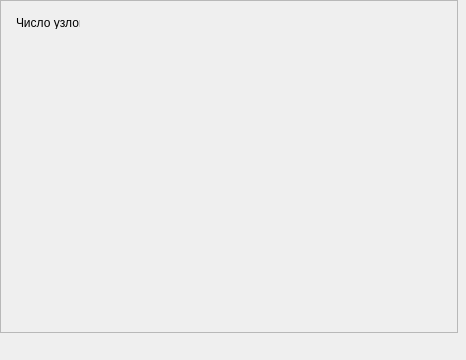
<?xml version="1.0" encoding="UTF-8"?>
<ui version="4.0">
  <class>MDI3DUser</class>
  <widget class="QWidget" name="MDI3DUser">
    <property name="geometry">
      <rect>
        <x>0</x>
        <y>0</y>
        <width>466</width>
        <height>360</height>
      </rect>
    </property>
    <property name="windowTitle">
      <string>MDI3DUser</string>
    </property>
    <!-- vcl-FormStyle: fsMDIChild → use QMdiSubWindow -->
    <widget class="QFrame" name="Panel1">
      <property name="geometry">
        <rect>
          <x>8</x>
          <y>8</y>
          <width>129</width>
          <height>33</height>
        </rect>
      </property>
      <property name="visible">
        <bool>false</bool>
      </property>
      <property name="frameShape">
        <enum>QFrame::NoFrame</enum>
      </property>
      <widget class="QLabel" name="Label1">
        <property name="geometry">
          <rect>
            <x>8</x>
            <y>8</y>
            <width>64</width>
            <height>13</height>
          </rect>
        </property>
        <property name="windowTitle">
          <string>Число узлов</string>
        </property>
        <property name="text">
          <string>Число узлов</string>
        </property>
      </widget>
      <widget class="QLabel" name="Label2">
        <property name="geometry">
          <rect>
            <x>88</x>
            <y>8</y>
            <width>3</width>
            <height>13</height>
          </rect>
        </property>
        <property name="text">
          <string/>
        </property>
      </widget>
    </widget>
    <widget class="QFrame" name="Panel2">
      <property name="geometry">
        <rect>
          <x>0</x>
          <y>0</y>
          <width>458</width>
          <height>333</height>
        </rect>
      </property>
      <property name="frameShape">
        <enum>QFrame::StyledPanel</enum>
      </property>
      <widget class="QWidget" name="View">
        <property name="geometry">
          <rect>
            <x>0</x>
            <y>0</y>
            <width>456</width>
            <height>331</height>
          </rect>
        </property>
      </widget>
    </widget>
    <widget class="QWidget" name="_3DCamera">
      <property name="geometry">
        <rect>
          <x>88</x>
          <y>0</y>
          <width>1</width>
          <height>1</height>
        </rect>
      </property>
    </widget>
    <widget class="QWidget" name="Attr3D">
      <property name="geometry">
        <rect>
          <x>88</x>
          <y>168</y>
          <width>1</width>
          <height>1</height>
        </rect>
      </property>
    </widget>
    <widget class="QWidget" name="Light0">
      <property name="geometry">
        <rect>
          <x>48</x>
          <y>168</y>
          <width>1</width>
          <height>1</height>
        </rect>
      </property>
    </widget>
    <widget class="QWidget" name="Light1">
      <property name="geometry">
        <rect>
          <x>120</x>
          <y>136</y>
          <width>1</width>
          <height>1</height>
        </rect>
      </property>
    </widget>
    <widget class="QWidget" name="DiscInvisible">
      <property name="geometry">
        <rect>
          <x>0</x>
          <y>0</y>
          <width>1</width>
          <height>1</height>
        </rect>
      </property>
    </widget>
    <widget class="QWidget" name="MaterialInvisible">
      <property name="geometry">
        <rect>
          <x>0</x>
          <y>0</y>
          <width>1</width>
          <height>1</height>
        </rect>
      </property>
    </widget>
    <widget class="QWidget" name="_2DCamera">
      <property name="geometry">
        <rect>
          <x>0</x>
          <y>0</y>
          <width>1</width>
          <height>1</height>
        </rect>
      </property>
    </widget>
    <widget class="QWidget" name="Attr2D">
      <property name="geometry">
        <rect>
          <x>0</x>
          <y>0</y>
          <width>1</width>
          <height>1</height>
        </rect>
      </property>
    </widget>
  </widget>
  <resources/>
  <connections/>
</ui>
